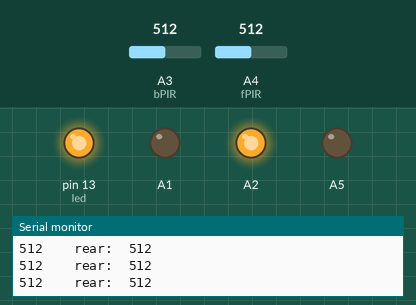
This sketch was run on a simulated Arduino Uno, built with avr-gcc and run on an emulated ATmega328P. On the bench: output pins drawn as LEDs (lit = HIGH), the last lines printed to the serial monitor. The test bench sets the inputs (shaded band); at power-on: A3 (bPIR) = 512, A4 (fPIR) = 512. Pins used as bus, display or sensor lines are not drawn.

Above: at 1.2 s.
1.3 s: A3 (bPIR) set to 588
4.3 s: A3 (bPIR) set to 611
At 4.9 s:
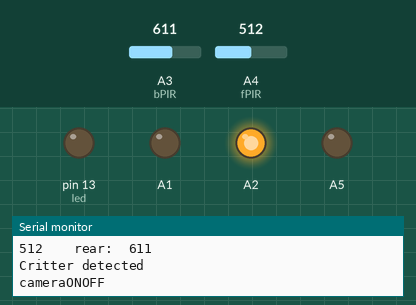
Timing chart, 0 to 11.8 s (numbered marks = the images above; inputs shaded):
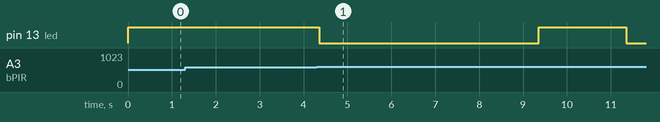

Measured:
- the behaviour switches between 600 and 601 on A3 (bPIR) (found by bisection; images 0 and 1)
- after the input at 4.3 s, pin 13 (led): HIGH → LOW after 0.05 s, → HIGH 5.0 s later, → LOW 2.0 s later

The sketch:

Panatrap_MADV_DEBUG_code_-_Dual_PIR.ino
```cpp
/*
  PanaTrap - MADV
  Debug Code for the turning the Xiaomi MiSphere (MADV) camera
  into a remotely controlled,
  PIR triggered, Camera Trap

*/

/* in order to trigger the MADV camera to change modes, in theory you should connect a relay to your arduino, and trigger that to connect the nodes of the MADV
  //But we are trying to use minimal hardware, and found that if you connect the node closest to the center of the camera to the ground, and then
  //Connect another digital pin  to the other node
  //Initially set the digital pin to HIGH, and then when you pull it LOW
  //it will trigger the camera

  - Long Press (5 seconds)
  - Camera ON/OFF
  - Medium Press (2 seconds)
  - Toggle Recording Mode (Video to Photo, or Photo to Video)
  - Short press (0.5-1 seconds)
  - Shutter Button (Take a photo, or start or stop a video)

*/

//Front PIR motion sensors
int fPIR = A4;
int fPIRval = -1;

//Back PIR motion sensors
int bPIR = A3;
int bPIRval = -1;

//camera trigger operants

int trigger = 12;
int gndtrigger = 9;


//LED for debugging display
int led = 13;


void setup() {
  //Serial for debugging PIRs
  // initialize serial communication at 9600 bits per second:
  Serial.begin(9600);

  //Turning some of the pins on the camera into virtual Power sources and Grounds
  pinMode(A1, OUTPUT);
  digitalWrite(A1, LOW);

  pinMode(A2, OUTPUT);
  digitalWrite(A2, HIGH);

  pinMode(A5, OUTPUT);
  digitalWrite(A5, LOW);


  //Camera Trigger stuff
  pinMode(led, OUTPUT);
  pinMode(trigger, OUTPUT);
  pinMode(gndtrigger, OUTPUT);

  digitalWrite(led, HIGH);

  digitalWrite(trigger, HIGH);
  digitalWrite(gndtrigger, LOW); //**Andy note A

}

// the loop routine runs over and over again forever:
void loop() {
  // read the input on analog pin 0:
  fPIRval = analogRead(fPIR);
  bPIRval = analogRead(bPIR);
  // print out the value you read:
  Serial.print(fPIRval);
  Serial.print("    rear:  ");
  Serial.println(bPIRval);


  if (fPIRval > 600 || bPIRval > 600) {
    critterDetected();
  }
  delay(1);        // delay in between reads for stability
}

void critterDetected() {

  Serial.println("Critter detected");
  //Turn camera on
  onOffCamera();

  //Take a photo
  takePhoto();
  takePhoto();

  //TODO: Wait to see if other critters still around
  //before we shut off camera

  //TODO: the camera will toggle between photo and video each time it shuts off, add in a toggle here

  onOffCamera();

}

void onOffCamera() {
  Serial.println("cameraONOFF");

  //5 second turn on
  digitalWrite(led, LOW);
  digitalWrite(trigger, LOW);
  digitalWrite(gndtrigger, LOW);
  delay(5000);

  ///Chill
  digitalWrite(led, HIGH);
  digitalWrite(trigger, HIGH);
  digitalWrite(gndtrigger, LOW);
  delay(2000);
}

void takePhoto() {
  Serial.println("Take photo");

  //Take a photo
  digitalWrite(led, LOW);    // turn the LED off by making the voltage LOW
  digitalWrite(trigger, LOW);  // turn the LED on (HIGH is the voltage level)
  digitalWrite(gndtrigger, LOW);
  delay(1000);               // wait for a second

  ///Chill 4 secs
  digitalWrite(led, HIGH);
  digitalWrite(trigger, HIGH);
  digitalWrite(gndtrigger, LOW);
  delay(4000);

}

void togglePhotoVideo() {
  Serial.println("cameraTogglePhotoVideo");

  //2 second press
  digitalWrite(led, LOW);
  digitalWrite(trigger, LOW);
  digitalWrite(gndtrigger, LOW);
  delay(2000);

  ///Chill
  digitalWrite(led, HIGH);
  digitalWrite(trigger, HIGH);
  digitalWrite(gndtrigger, LOW);
  delay(2000);

}
```
